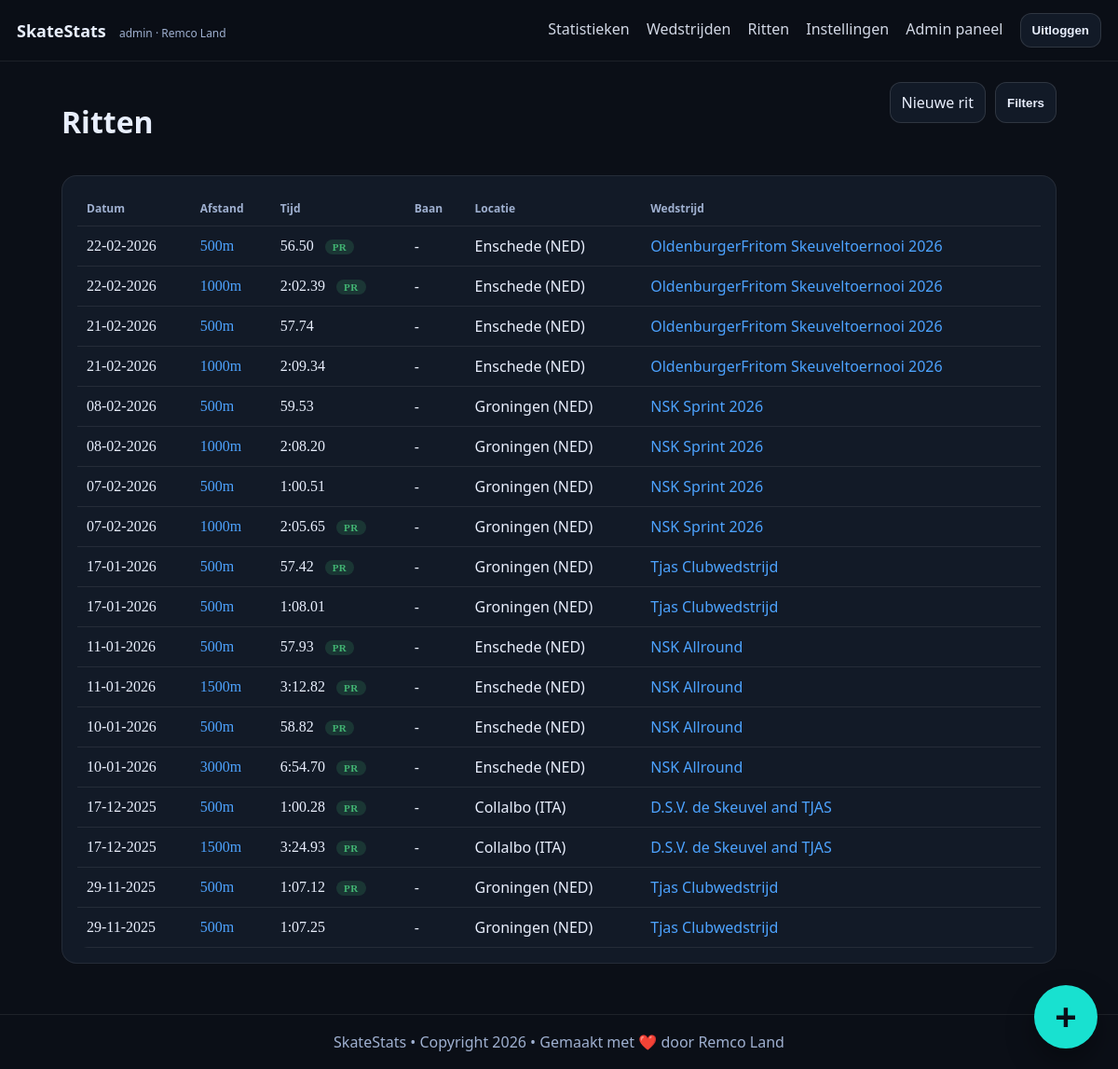
Screenshot of /races (signed in) with the database file from the repository.
### tables this page shows
CREATE TABLE user (
              id INTEGER PRIMARY KEY AUTOINCREMENT,
              username TEXT NOT NULL UNIQUE,
              password_hash TEXT NOT NULL,
              skater_id INTEGER NOT NULL UNIQUE,
              is_admin INTEGER NOT NULL DEFAULT 0,
              created_at TEXT NOT NULL,
              updated_at TEXT NOT NULL,
              last_login_at TEXT, theme_preference TEXT NOT NULL DEFAULT 'dark',
              FOREIGN KEY (skater_id) REFERENCES skater(id) ON DELETE RESTRICT
            );

CREATE TABLE skater (
              id INTEGER PRIMARY KEY AUTOINCREMENT,
              name TEXT NOT NULL UNIQUE
            );

CREATE TABLE competition (
              id INTEGER PRIMARY KEY AUTOINCREMENT,
              name TEXT NOT NULL,
              venue TEXT,
              competition_date TEXT NOT NULL, -- YYYY-MM-DD
              notes TEXT,
              created_at TEXT NOT NULL
            , owner_user_id INTEGER);

CREATE TABLE race (
              id INTEGER PRIMARY KEY AUTOINCREMENT,
              competition_id INTEGER NOT NULL,
              skater_id INTEGER NOT NULL,
              distance_m INTEGER NOT NULL,
              category TEXT,
              class_name TEXT,
              lane TEXT,
              opponent TEXT,
              total_time_ms INTEGER,
              laps_csv TEXT,   -- "30.12,31.00,31.50"
              dnf INTEGER NOT NULL DEFAULT 0,
              notes TEXT,
              created_at TEXT NOT NULL,
              FOREIGN KEY (competition_id) REFERENCES competition(id) ON DELETE CASCADE,
              FOREIGN KEY (skater_id) REFERENCES skater(id) ON DELETE RESTRICT
            );

### app/main.py (the view)
@app.get("/races", response_class=HTMLResponse)
def races(
    request: Request,
    distance_m: Optional[str] = None,
    lane: str = "",
    venue: str = "",
    date_from: str = "",
    date_to: str = "",
):
    current_user = require_user(request)
    filters = ["r.skater_id = ?", "c.owner_user_id = ?"]
    params: list[object] = [int(current_user["skater_id"]), int(current_user["id"])]
    selected_distance = distance_m.strip() if distance_m else ""
    selected_lane = lane.strip()
    selected_venue = venue.strip()
    selected_date_from = date_from.strip()
    selected_date_to = date_to.strip()
    if selected_distance:
        filters.append("r.distance_m = ?")
        params.append(int(selected_distance))
    if selected_lane:
        filters.append("LOWER(COALESCE(r.lane, '')) = ?")
        params.append(selected_lane.lower())
    if selected_venue:
        filters.append("LOWER(COALESCE(c.venue, '')) = ?")
        params.append(selected_venue.lower())
    error_message = ""
    try:
        if selected_date_from:
            filters.append("c.competition_date >= ?")
            params.append(parse_date_any(selected_date_from))
        if selected_date_to:
            filters.append("c.competition_date <= ?")
            params.append(parse_date_any(selected_date_to))
    except ValueError:
        error_message = "Ongeldige datumfilter."
        params = [int(current_user["skater_id"]), int(current_user["id"])]
        filters = ["r.skater_id = ?", "c.owner_user_id = ?"]
        if selected_distance:
            filters.append("r.distance_m = ?")
            params.append(int(selected_distance))
        if selected_lane:
            filters.append("LOWER(COALESCE(r.lane, '')) = ?")
            params.append(selected_lane.lower())
        if selected_venue:
            filters.append("LOWER(COALESCE(c.venue, '')) = ?")
            params.append(selected_venue.lower())
    where_sql = " AND ".join(filters)
    with db() as conn:
        race_rows = conn.execute(
            f"""
            SELECT r.*, c.name AS competition_name, c.venue, c.competition_date
            FROM race r
            JOIN competition c ON c.id = r.competition_id
            WHERE {where_sql}
            ORDER BY c.competition_date DESC, r.distance_m ASC, r.total_time_ms ASC, r.id DESC
            """,
            params,
        ).fetchall()
        lane_options = conn.execute(
            """
            SELECT DISTINCT lane
            FROM race r
            JOIN competition c ON c.id = r.competition_id
            WHERE r.skater_id = ? AND c.owner_user_id = ? AND lane IS NOT NULL AND TRIM(lane) != ''
            ORDER BY lane
            """,
            (int(current_user["skater_id"]), int(current_user["id"])),
        ).fetchall()
        venue_options = conn.execute(
            """
            SELECT DISTINCT c.venue AS venue
            FROM race r
            JOIN competition c ON c.id = r.competition_id
            WHERE r.skater_id = ? AND c.owner_user_id = ? AND c.venue IS NOT NULL AND TRIM(c.venue) != ''
            ORDER BY c.venue
            """,
            (int(current_user["skater_id"]), int(current_user["id"])),
        ).fetchall()
        all_owner_races = conn.execute(
            """
            SELECT r.id, r.distance_m, r.total_time_ms, r.dnf, c.competition_date
            FROM race r
            JOIN competition c ON c.id = r.competition_id
            WHERE r.skater_id = ? AND c.owner_user_id = ?
            ORDER BY c.competition_date ASC, r.id ASC
            """,
            (int(current_user["skater_id"]), int(current_user["id"])),
        ).fetchall()
    pr_progress = build_pr_progress(all_owner_races)
    return render(
        request,
        "races.html",
        races=[{**dict(row), **pr_progress.get(int(row["id"]), {})} for row in race_rows],
        lane_options=lane_options,
        venue_options=venue_options,
        selected_distance=selected_distance,
        selected_lane=selected_lane,
        selected_venue=selected_venue,
        selected_date_from=selected_date_from,
        selected_date_to=selected_date_to,
        error_message=error_message,
        filters_open=bool(
            error_message
            or selected_distance
            or selected_lane
            or selected_venue
            or selected_date_from
            or selected_date_to
        ),
        fmt_ms=fmt_ms,
        fmt_date=fmt_date_ymd_to_dmy,
    )

### app/main.py (called while the page is built)
def fmt_date_ymd_to_dmy(ymd: str | None) -> str:
    if not ymd:
        return "-"
    try:
        d = datetime.strptime(ymd, "%Y-%m-%d")
        return d.strftime("%d-%m-%Y")
    except ValueError:
        return ymd

def db() -> sqlite3.Connection:
    conn = sqlite3.connect(DB_PATH)
    conn.execute("PRAGMA foreign_keys = ON")
    conn.row_factory = sqlite3.Row
    return conn

def get_user_by_id(conn: sqlite3.Connection, user_id: int) -> Optional[sqlite3.Row]:
    return conn.execute(
        """
        SELECT u.*, s.name AS skater_name
        FROM user u
        JOIN skater s ON s.id = u.skater_id
        WHERE u.id = ?
        """,
        (user_id,),
    ).fetchone()

def normalize_theme_preference(raw_value: str) -> str:
    value = (raw_value or "").strip().lower()
    if value == "light":
        return "light"
    if value == "system":
        return "system"
    return "dark"

def resolved_theme(theme_preference: str) -> str:
    return "dark" if normalize_theme_preference(theme_preference) == "system" else normalize_theme_preference(theme_preference)

def render(request: Request, template_name: str, **ctx) -> HTMLResponse:
    tpl = templates_env.get_template(template_name)
    current_user = getattr(request.state, "user", None)
    html = tpl.render(
        app_title=APP_TITLE,
        request=request,
        current_user=current_user,
        owner_name=current_user["skater_name"] if current_user else OWNER_NAME,
        theme_preference=normalize_theme_preference(current_user["theme_preference"]) if current_user else "dark",
        active_theme=resolved_theme(current_user["theme_preference"]) if current_user else "dark",
        **ctx,
    )
    return HTMLResponse(html)

def require_user(request: Request) -> sqlite3.Row:
    current_user = getattr(request.state, "user", None)
    if current_user is None:
        raise RuntimeError("missing authenticated user")
    return current_user

def fmt_ms(ms: Optional[int]) -> str:
    if ms is None:
        return "-"
    sign = "-" if ms < 0 else ""
    total_seconds = abs(ms) / 1000.0
    minutes = int(total_seconds // 60)
    seconds = total_seconds - (minutes * 60)
    if minutes > 0:
        return f"{sign}{minutes}:{seconds:05.2f}"
    return f"{sign}{seconds:.2f}"

### app/templates/races.html (shortened to what this page needs)
{% extends "base.html" %}
{% block content %}
  <div class="row">
    <h1>Ritten</h1>
    <div class="page-actions">
      <a class="btn" href="/races/new">Nieuwe rit</a>
      <button
        type="button"
        class="btn btn-secondary"
        id="race-filters-toggle"
        aria-expanded="{% if filters_open %}true{% else %}false{% endif %}"
        aria-controls="race-filters-panel"
      >
        Filters
      </button>
    </div>
  </div>
  <section class="card">
    {% if races|length == 0 %}
      <p>Geen ritten gevonden voor deze filters.</p>
    {% else %}
      <table>
        <thead>
          <tr><th>Datum</th><th>Afstand</th><th>Tijd</th><th>Baan</th><th>Locatie</th><th>Wedstrijd</th></tr>
        </thead>
        <tbody>
          {% for r in races %}
            <tr>
              <td class="mono">{{ fmt_date(r.competition_date) }}</td>
              <td class="mono"><a href="/races/{{ r.id }}">{{ r.distance_m }}m</a></td>
              <td class="mono">
                {{ fmt_ms(r.total_time_ms) }}{% if r.dnf == 1 %} (DNF){% endif %}
                {% if r.is_pr %}
                  <span class="badge-pr">PR</span>
                {% endif %}
              </td>
              <td>{{ r.lane or "-" }}</td>
              <td>{{ r.venue or "-" }}</td>
              <td><a href="/competitions/{{ r.competition_id }}">{{ r.competition_name }}</a></td>
            </tr>
          {% endfor %}
        </tbody>
      </table>
    {% endif %}
  </section>
{% endblock %}

### app/templates/base.html (shortened to what this page needs)
<!doctype html>
<html lang="nl" data-theme="{{ active_theme }}" data-theme-preference="{{ theme_preference }}">
  <head>
    <link rel="stylesheet" href="/static/style.css" />
  </head>
  <body data-theme="{{ active_theme }}" data-theme-preference="{{ theme_preference }}">
    <header class="topbar">
      <div class="brand">
        <a href="/">{{ app_title }}</a>
        {% if current_user %}
          <span class="tag">{{ current_user.username }} · {{ owner_name }}</span>
        {% else %}
          <span class="tag">login required</span>
        {% endif %}
      </div>
      {% if current_user %}
        <nav class="nav-desktop">
          <a href="/stats">Statistieken</a>
          <a href="/competitions">Wedstrijden</a>
          <a href="/races">Ritten</a>
          <a href="/account/settings">Instellingen</a>
          {% if current_user.is_admin == 1 %}
            <a href="/admin/users">Admin paneel</a>
          {% endif %}
          <form method="post" action="/logout" class="inline-form">
            <button type="submit" class="btn-secondary">Uitloggen</button>
          </form>
        </nav>
      {% endif %}
    </header>
    <main class="container">
      {% block content %}{% endblock %}
    </main>
    {% if current_user %}
      <div class="fab-menu" data-open="false">
        <button type="button" class="fab-toggle" aria-label="Snelle acties" aria-expanded="false">+</button>
      </div>
    {% endif %}
    <footer class="footer">
      <span>SkateStats • Copyright 2026 • Gemaakt met ❤️ door Remco Land</span>
    </footer>
  </body>
</html>

### rows the page displays
user: username "admin"
skater: name "Remco Land"
competition: competition_date "22-02-2026" "22-02-2026", venue "Enschede (NED)" "Enschede (NED)", competition_name "OldenburgerFritom Skeuveltoernooi 2026" "OldenburgerFritom Skeuveltoernooi 2026"
race: distance_m "500", total_time_ms "56.50"
race: distance_m "1000", total_time_ms "2:02.39"
competition: competition_date "21-02-2026" "21-02-2026", venue "Enschede (NED)" "Enschede (NED)", competition_name "OldenburgerFritom Skeuveltoernooi 2026" "OldenburgerFritom Skeuveltoernooi 2026"
race: distance_m "500", total_time_ms "57.74"
race: distance_m "1000", total_time_ms "2:09.34"
competition: competition_date "08-02-2026" "08-02-2026", venue "Groningen (NED)" "Groningen (NED)", competition_name "NSK Sprint 2026" "NSK Sprint 2026"
race: distance_m "500", total_time_ms "59.53"
race: distance_m "1000", total_time_ms "2:08.20"
competition: competition_date "07-02-2026", venue "Groningen (NED)", competition_name "NSK Sprint 2026", competition_date "07-02-2026"
race: distance_m "500", total_time_ms "1:00.51"
race: distance_m "1000", total_time_ms "2:05.65", shows "PR", lane "-", venue "Groningen (NED)", competition_name "NSK Sprint 2026"
competition: competition_date "17-01-2026" "17-01-2026", venue "Groningen (NED)" "Groningen (NED)", competition_name "Tjas Clubwedstrijd" "Tjas Clubwedstrijd"
race: distance_m "500", total_time_ms "57.42"
race: distance_m "500", total_time_ms "1:08.01"
competition: competition_date "11-01-2026" "11-01-2026", venue "Enschede (NED)" "Enschede (NED)", competition_name "NSK Allround" "NSK Allround"
race: distance_m "500", total_time_ms "57.93"
race: distance_m "1500", total_time_ms "3:12.82"
competition: competition_date "10-01-2026", venue "Enschede (NED)", competition_name "NSK Allround", competition_date "10-01-2026"
race: distance_m "500", total_time_ms "58.82"
race: distance_m "3000", total_time_ms "6:54.70", shows "PR", lane "-", venue "Enschede (NED)", competition_name "NSK Allround"
competition: competition_date "17-12-2025", venue "Collalbo (ITA)", competition_name "D.S.V. de Skeuvel and TJAS", competition_date "17-12-2025"
race: distance_m "500", total_time_ms "1:00.28"
race: distance_m "1500", total_time_ms "3:24.93", shows "PR", lane "-", venue "Collalbo (ITA)", competition_name "D.S.V. de Skeuvel and TJAS"
race: distance_m "500", total_time_ms "1:07.12", shows "PR", lane "-", venue "Groningen (NED)", competition_name "Tjas Clubwedstrijd"
competition: competition_date "29-11-2025", competition_date "29-11-2025", venue "Groningen (NED)", competition_name "Tjas Clubwedstrijd"
race: distance_m "500", total_time_ms "1:07.25"

### other values shown
{{ app_title }} "SkateStats"
{{ r.lane or "-" }} "-" "-" "-" "-" "-" "-" "-" "-" "-" "-" "-" "-" "-" "-"
